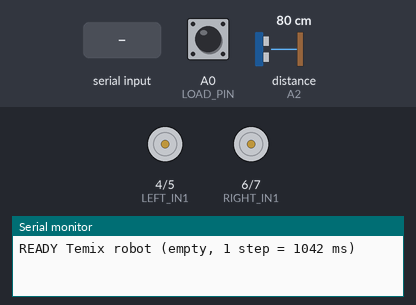
A sketch run on a simulated Arduino Uno, built with avr-gcc and run on an emulated ATmega328P. On the bench: motor-driver pin pairs drawn as motors (green arrow = first pin HIGH = forward, orange = second pin HIGH = backward, longer = more drive, scaled by the enable pin), the last lines printed to the serial monitor. The test bench sets the inputs (shaded band); at power-on: A0 (LOAD_PIN) HIGH, distance to the obstacle (sensor on A2) 80 cm. The echo pulse lasts 58.3 µs per cm.

Above: at 1.2 s.
1.3 s: "B\n" received over Serial
At 2.1 s:
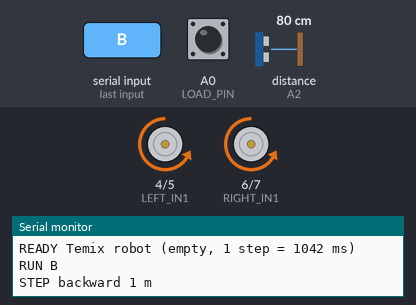
3.8 s: "F\n" received over the second serial link
At 4.3 s:
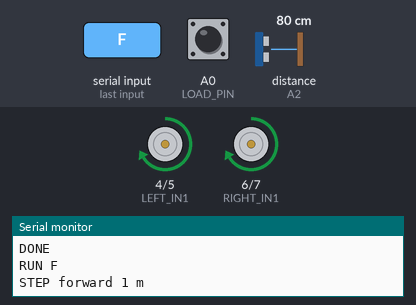
6.4 s: "L\n" received over Serial
At 7.2 s:
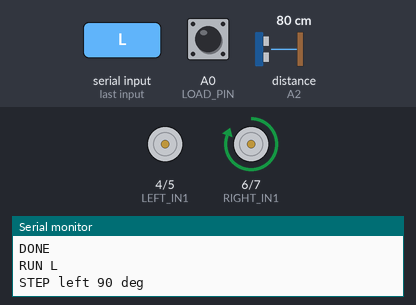
8.9 s: "R\n" received over Serial
At 9.6 s:
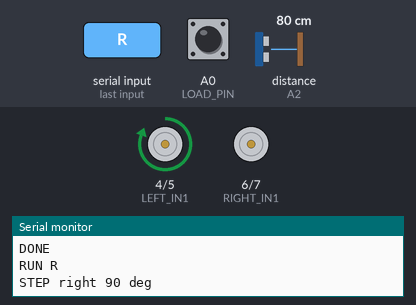
Timing chart, 0 to 11.9 s (numbered marks = the images above; inputs shaded):
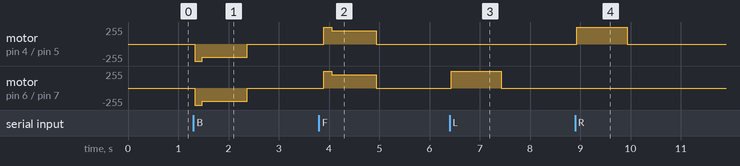

The sketch:

temix_robot.ino
```cpp
/*
  Temix Robot - Arduino firmware
  ------------------------------
  Receives a command string from the Temix app (over Bluetooth or USB) and drives the robot.

    F = forward 1 metre        B = backward 1 metre
    R = turn right 90 degrees  L = turn left 90 degrees
    X = emergency stop (can be sent while the robot is moving)

  Repeated letters are merged, so "FFFRFFFLLBB" runs as:
    forward 3 m -> right 90 -> forward 3 m -> left 180 -> backward 2 m

  Every command string must end with a newline ('\n'); the app does this for you.

  Hardware (change the pin numbers below if you wire it differently):
    - Arduino Uno / Nano
    - L298N dual motor driver + 2 DC gear motors (left and right wheels)
    - HC-05 or HC-06 Bluetooth module (for phone / PC wireless)
    - HC-SR04 ultrasonic sensor on the front (obstacle stop)
    - USB cable also works (for PC), no Bluetooth module needed.

  Wiring:
    L298N ENA -> D3     L298N IN1 -> D4     L298N IN2 -> D5     (left motor)
    L298N ENB -> D9     L298N IN3 -> D6     L298N IN4 -> D7     (right motor)
    L298N GND -> Arduino GND (common ground is required!)
    HC-05/06 VCC -> 5V      HC-05/06 GND -> GND
    HC-05/06 TXD -> D10
    HC-05/06 RXD <- D11 through a voltage divider, because the module's RX pin is 3.3 V:
                   D11 --[1k]--+-- RXD
                               |
                              [2k]
                               |
                              GND
    (HC-05 only: leave the EN/KEY pin unconnected so it starts in normal data mode.)
    HC-SR04 VCC -> 5V   HC-SR04 GND -> GND   HC-SR04 Trig -> A1   HC-SR04 Echo -> A2
    Brick switch: wire A0 to GND while carrying the brick (see CARRYING A BRICK).

  The HC-05/06 talks at 9600 baud by default. If you changed it with AT commands,
  change BT_BAUD below to match.

  Pairing: in your phone/PC Bluetooth settings, pair with "HC-05" or "HC-06"
  (PIN 1234 or 0000). Then press Bluetooth in the Temix app and pick it.

  REMOTE CONTROL: lines starting with '!' drive the robot directly while a button is held:
    !F200  forward at speed 200 (0-255)   !B200  backward
    !L200  turn left                      !R200  turn right
    !S     stop
  The app repeats the command every 200 ms while the button is held. If nothing arrives
  for REMOTE_TIMEOUT_MS (e.g. Bluetooth dropped), the robot stops by itself.

  OBSTACLE STOP: while driving forward (terminal or remote), the ultrasonic sensor checks the
  way ahead about 20 times a second. If something is closer than OBSTACLE_CM the robot brakes
  and reports "OBSTACLE 23 cm". Backward and turns still work, so you can steer away.
  Soft things (cushions, clothes) absorb sound and may not be seen.

  TURNS pivot on one wheel: L = left wheel held still + right wheel forward,
                            R = right wheel held still + left wheel forward.

  DISTANCE is worked out from wheel revolutions:
    one F / B = STEP_CM of travel = STEP_CM / wheel circumference revolutions
    time      = revolutions x MS_PER_REV (time for one wheel revolution)
  With a 10 cm wheel radius, one revolution = 62.8 cm, so 1 m = 1.59 revolutions.

  CARRYING A BRICK: a load slows the motors, so there is a second revolution time for it.
    Put a wire (or a small switch) from pin A0 to GND when the brick is on the car.
    No wire = empty. The robot says which one it is using when it starts ("READY ... empty").

  CALIBRATION: the robot has no wheel sensors, so distance and angle are timed.
    1. Straight: send "F". If it drifts sideways, adjust LEFT_TRIM / RIGHT_TRIM.
    2. Distance (empty): send "F", measure how far it went in cm, then
         new MS_PER_REV_EMPTY = old MS_PER_REV_EMPTY x 100 / cm travelled
    3. Distance (with the brick, A0 wired to GND): same, for MS_PER_REV_LOADED.
    4. Turns: send "RRRR" and adjust MS_PER_90_DEG until it ends facing the way it started
       (turned too far -> smaller number, not far enough -> bigger).
*/

#include <SoftwareSerial.h>

// ---------------- Car measurements ----------------
const float WHEEL_RADIUS_CM = 10.0;        // car: 37 cm long, 13 cm wide, 10 cm wheel radius
const float STEP_CM = 100.0;               // distance of one F or B (the app's grid assumes 1 m)

// ---------------- Calibration (tune these for your robot) ----------------
const unsigned long MS_PER_REV_EMPTY  = 655;  // one wheel revolution at DRIVE_SPEED, no load
                                              // (measured: 1 m = 1.59 rev in 1042 ms -> 655)
const unsigned long MS_PER_REV_LOADED = 655;  // same, carrying the brick - measure and change
const uint8_t LOAD_PIN = A0;               // wire A0 to GND when carrying the brick
const unsigned long MS_PER_90_DEG = 1000;  // time to turn 90 degrees at TURN_SPEED (one wheel
                                           // stopped, the other driving forward)
const uint8_t DRIVE_SPEED = 200;           // 0-255 motor power when driving
const uint8_t TURN_SPEED  = 255;           // 0-255 motor power for the moving wheel when turning

// Straight-line trim. Two "identical" motors never run at exactly the same speed, so the
// car drifts. If it drifts RIGHT, the left wheel is faster: lower LEFT_TRIM (e.g. 0.92).
// If it drifts LEFT, lower RIGHT_TRIM. Change in small steps (0.03-0.05) until it goes straight.
const float LEFT_TRIM  = 1.00;
const float RIGHT_TRIM = 1.00;
const unsigned long KICK_MS = 150;         // full power for this long at the start of each move,
                                           // to break the motors free from standstill
const unsigned long PAUSE_MS = 200;        // short stop between steps (reduces skidding)
const unsigned long REMOTE_TIMEOUT_MS = 600;  // remote control: stop if the app goes quiet

// ---------------- Obstacle sensor (HC-SR04) ----------------
const bool USE_ULTRASONIC = true;          // set to false to drive without the sensor
const uint8_t US_TRIG = A1, US_ECHO = A2;
const unsigned int OBSTACLE_CM = 40;       // stop when something is closer than this. The car
                                           // covers ~1 m per second, so it needs room to brake.
const unsigned long US_INTERVAL_MS = 50;   // time between distance readings

// If a wheel spins the wrong way, flip its setting here instead of rewiring.
const bool INVERT_LEFT  = false;
const bool INVERT_RIGHT = false;

// ---------------- Pins ----------------
const uint8_t LEFT_EN = 3, LEFT_IN1 = 4, LEFT_IN2 = 5;    // ENA must be a PWM pin (3 is)
const uint8_t RIGHT_EN = 9, RIGHT_IN1 = 6, RIGHT_IN2 = 7;  // ENB must be a PWM pin (9 is)
const uint8_t BT_RX = 10, BT_TX = 11;   // Arduino pins wired to the module's TXD / RXD
const long BT_BAUD = 9600;

SoftwareSerial bt(BT_RX, BT_TX);

const uint8_t MAX_CMD_LEN = 64;
char cmd[MAX_CMD_LEN + 1];
uint8_t cmdLen = 0;
bool cmdOverflow = false;

bool remoteActive = false;          // true while a remote-control button is held
unsigned long lastRemoteMs = 0;
char remoteDir = 0;                 // direction currently being driven by the remote
int remoteLeft = 0, remoteRight = 0, remoteSpeed = 0;
unsigned long kickUntil = 0;        // remote: full power until this time, then remoteSpeed

unsigned int distanceCm = 0;        // last ultrasonic reading (0 = nothing in range)
uint8_t closeReadings = 0;          // consecutive readings closer than OBSTACLE_CM
unsigned long lastPingMs = 0;
unsigned long lastObstacleReplyMs = 0;

// ---------------- Messages back to the app ----------------
// Replies go to both USB and Bluetooth so whichever one the app uses sees them.
void reply(const String &msg) {
  Serial.println(msg);
  bt.println(msg);
}

// ---------------- Motors ----------------
// dir: +1 forward, -1 backward, 0 = brake (wheel held still, so it can't be dragged along)
void setMotor(uint8_t en, uint8_t in1, uint8_t in2, int dir, uint8_t speed, bool invert, float trim) {
  if (invert) dir = -dir;
  if (dir == 0) {
    // L298N brake: both inputs the same with the enable pin on.
    digitalWrite(in1, LOW);
    digitalWrite(in2, LOW);
    analogWrite(en, 255);
    return;
  }
  digitalWrite(in1, dir > 0 ? HIGH : LOW);
  digitalWrite(in2, dir < 0 ? HIGH : LOW);
  analogWrite(en, (uint8_t)constrain(speed * trim, 0, 255));
}

void drive(int left, int right, uint8_t speed) {
  setMotor(LEFT_EN, LEFT_IN1, LEFT_IN2, left, speed, INVERT_LEFT, LEFT_TRIM);
  setMotor(RIGHT_EN, RIGHT_IN1, RIGHT_IN2, right, speed, INVERT_RIGHT, RIGHT_TRIM);
}

void stopMotors() { drive(0, 0, 0); }

// Direction of each wheel for a command letter. Turns pivot on one wheel:
//   L = left wheel stopped, right wheel forward      R = right wheel stopped, left wheel forward
void wheelsFor(char c, int &left, int &right) {
  switch (c) {
    case 'F': left =  1; right =  1; break;
    case 'B': left = -1; right = -1; break;
    case 'L': left =  0; right =  1; break;
    case 'R': left =  1; right =  0; break;
    default:  left =  0; right =  0; break;
  }
}

// ---------------- Distance ----------------
bool carryingLoad() { return digitalRead(LOAD_PIN) == LOW; }   // A0 wired to GND = brick on

// Milliseconds to drive one F / B step, from wheel revolutions.
unsigned long msPerStep() {
  const float circumferenceCm = 2.0 * PI * WHEEL_RADIUS_CM;     // 62.8 cm for a 10 cm radius
  const float revolutions = STEP_CM / circumferenceCm;         // 1.59 rev for 1 m
  unsigned long msPerRev = carryingLoad() ? MS_PER_REV_LOADED : MS_PER_REV_EMPTY;
  return (unsigned long)(revolutions * msPerRev + 0.5);
}

// ---------------- Obstacle sensor ----------------
// One HC-SR04 reading in cm. 0 = nothing within ~4 m (or no sensor connected).
unsigned int readDistanceCm() {
  digitalWrite(US_TRIG, LOW);
  delayMicroseconds(2);
  digitalWrite(US_TRIG, HIGH);
  delayMicroseconds(10);
  digitalWrite(US_TRIG, LOW);
  unsigned long echoUs = pulseIn(US_ECHO, HIGH, 25000UL);   // gives up after ~4 m
  return echoUs == 0 ? 0 : (unsigned int)(echoUs / 58);
}

// Takes a new reading every US_INTERVAL_MS. Two close readings in a row are needed, so one
// stray echo doesn't stop the car.
void updateDistance() {
  if (!USE_ULTRASONIC || millis() - lastPingMs < US_INTERVAL_MS) return;
  lastPingMs = millis();
  distanceCm = readDistanceCm();
  if (distanceCm > 0 && distanceCm < OBSTACLE_CM) { if (closeReadings < 255) closeReadings++; }
  else closeReadings = 0;
}

bool obstacleAhead() {
  updateDistance();
  return USE_ULTRASONIC && closeReadings >= 2;
}

// Fresh check before starting to drive forward (doesn't wait for the next reading slot).
bool obstacleNow() {
  if (!USE_ULTRASONIC) return false;
  closeReadings = 0;
  for (uint8_t i = 0; i < 2; i++) {
    lastPingMs = 0;               // force a reading now
    updateDistance();
    delay(30);                    // let the last echo die away
  }
  return closeReadings >= 2;
}

void reportObstacle() {
  reply(String("OBSTACLE ") + distanceCm + " cm");
  lastObstacleReplyMs = millis();
}

// ---------------- Stop handling ----------------
// Returns true if an 'X' (stop) arrived on either port. Other bytes received while
// moving are discarded - the app waits for DONE before sending the next program.
bool stopRequested() {
  bool stop = false;
  while (Serial.available()) { char c = Serial.read(); if (c == 'X' || c == 'x') stop = true; }
  while (bt.available())     { char c = bt.read();     if (c == 'X' || c == 'x') stop = true; }
  return stop;
}

bool obstacleStopped = false;   // set when waitOrStop stopped because of an obstacle

// Waits ms milliseconds while watching for a stop (and, going forward, for obstacles).
// Returns false if stopped.
bool waitOrStop(unsigned long ms, bool watchAhead) {
  unsigned long start = millis();
  while (millis() - start < ms) {
    if (stopRequested()) { stopMotors(); return false; }
    if (watchAhead && obstacleAhead()) { stopMotors(); obstacleStopped = true; return false; }
  }
  return true;
}

// ---------------- Running a program ----------------
bool isValidCommand(char c) { return c == 'F' || c == 'B' || c == 'L' || c == 'R'; }

void runProgram(char *p) {
  remoteActive = false;
  remoteDir = 0;
  kickUntil = 0;

  // Normalise: uppercase, drop spaces, and validate before moving anything.
  uint8_t n = 0;
  for (uint8_t i = 0; p[i]; i++) {
    char c = toupper(p[i]);
    if (c == ' ' || c == '\t') continue;
    if (c == 'X') { stopMotors(); reply("STOPPED"); return; }
    if (!isValidCommand(c)) {
      reply(String("ERR unknown command '") + p[i] + "' - use F, B, L, R");
      return;
    }
    p[n++] = c;
  }
  p[n] = '\0';
  if (n == 0) return;

  reply(String("RUN ") + p);

  uint8_t i = 0;
  while (i < n) {
    char c = p[i];
    uint8_t count = 0;
    while (i < n && p[i] == c) { count++; i++; }   // merge repeats: FFF -> 3 m

    bool forward = (c == 'F');
    if (forward && obstacleNow()) {                 // don't even start into a wall
      reportObstacle();
      reply("STOPPED");
      return;
    }

    switch (c) {
      case 'F': reply(String("STEP forward ") + count + " m"); break;
      case 'B': reply(String("STEP backward ") + count + " m"); break;
      case 'R': reply(String("STEP right ") + (count * 90) + " deg"); break;
      case 'L': reply(String("STEP left ") + (count * 90) + " deg"); break;
    }
    int left, right;
    wheelsFor(c, left, right);
    bool turning = (c == 'L' || c == 'R');
    unsigned long duration = (turning ? MS_PER_90_DEG : msPerStep()) * count;

    // Kick: full power briefly so the wheels actually start turning on the floor.
    obstacleStopped = false;
    drive(left, right, 255);
    bool ok = waitOrStop(min(KICK_MS, duration), forward);
    if (ok && duration > KICK_MS) {
      drive(left, right, turning ? TURN_SPEED : DRIVE_SPEED);
      ok = waitOrStop(duration - KICK_MS, forward);
    }
    stopMotors();
    if (!ok && obstacleStopped) reportObstacle();
    if (!ok || !waitOrStop(PAUSE_MS, false)) { reply("STOPPED"); return; }
  }

  reply("DONE");
}

// ---------------- Remote control ----------------
// c is the text after '!', e.g. "F200" or "S". No reply is sent - these arrive 5 times a second.
void handleRemote(const char *c) {
  char dir = toupper(c[0]);
  int speed = atoi(c + 1);
  if (speed <= 0 || speed > 255) speed = DRIVE_SPEED;

  if (dir != 'F' && dir != 'B' && dir != 'L' && dir != 'R') {   // 'S' or anything unknown
    stopMotors(); remoteActive = false; remoteDir = 0; return;
  }

  // Blocked ahead: refuse to drive forward (backward and turns are still allowed).
  if (dir == 'F' && obstacleAhead()) {
    stopMotors();
    remoteActive = false;
    remoteDir = 0;
    if (millis() - lastObstacleReplyMs > 1000) reportObstacle();   // don't flood the app
    return;
  }

  if ((dir == 'L' || dir == 'R') && speed < TURN_SPEED) speed = TURN_SPEED;   // turning needs full power
  int left, right;
  wheelsFor(dir, left, right);

  remoteLeft = left; remoteRight = right; remoteSpeed = speed;
  if (!remoteActive || dir != remoteDir) {
    // New move: kick at full power first (loop() drops to remoteSpeed after KICK_MS).
    drive(left, right, 255);
    kickUntil = millis() + KICK_MS;
  } else if ((long)(millis() - kickUntil) >= 0) {
    drive(left, right, speed);   // same button still held: keep going (speed may have changed)
  }
  remoteDir = dir;
  remoteActive = true;
  lastRemoteMs = millis();
}

// ---------------- Reading commands ----------------
void readFrom(Stream &port) {
  while (port.available()) {
    char c = port.read();
    if (c == '\n' || c == '\r') {
      if (cmdOverflow) reply(String("ERR command too long (max ") + MAX_CMD_LEN + " letters)");
      else if (cmdLen > 0) {
        cmd[cmdLen] = '\0';
        if (cmd[0] == '!') handleRemote(cmd + 1);
        else runProgram(cmd);
      }
      cmdLen = 0;
      cmdOverflow = false;
    } else if (cmdLen < MAX_CMD_LEN) {
      cmd[cmdLen++] = c;
    } else {
      cmdOverflow = true;
    }
  }
}

void setup() {
  pinMode(LEFT_EN, OUTPUT);  pinMode(LEFT_IN1, OUTPUT);  pinMode(LEFT_IN2, OUTPUT);
  pinMode(RIGHT_EN, OUTPUT); pinMode(RIGHT_IN1, OUTPUT); pinMode(RIGHT_IN2, OUTPUT);
  stopMotors();
  pinMode(LOAD_PIN, INPUT_PULLUP);   // unconnected = empty, wired to GND = carrying the brick
  pinMode(US_TRIG, OUTPUT);
  pinMode(US_ECHO, INPUT);
  digitalWrite(US_TRIG, LOW);

  Serial.begin(9600);   // USB
  bt.begin(BT_BAUD);    // HC-05 / HC-06
  reply(String("READY Temix robot (") + (carryingLoad() ? "loaded" : "empty") +
        ", 1 step = " + msPerStep() + " ms)");
}

void loop() {
  readFrom(Serial);
  readFrom(bt);

  // Safety: stop if the remote went quiet (button released without a stop, or link lost).
  if (remoteActive && millis() - lastRemoteMs > REMOTE_TIMEOUT_MS) {
    stopMotors();
    remoteActive = false;
    remoteDir = 0;
  }

  // Remote driving forward into something: brake.
  if (remoteActive && remoteDir == 'F' && obstacleAhead()) {
    stopMotors();
    remoteActive = false;
    remoteDir = 0;
    reportObstacle();
  }

  // Remote: end of the start-up kick - settle to the chosen speed.
  if (remoteActive && kickUntil && (long)(millis() - kickUntil) >= 0) {
    drive(remoteLeft, remoteRight, remoteSpeed);
    kickUntil = 0;
  }
}
```

Measured:
- after the input at 1.3 s, motor on pin 4 (LEFT_IN1) / pin 5 (LEFT_IN2), motor on pin 6 (RIGHT_IN1) / pin 7 (RIGHT_IN2): stopped → backward 255/255 at once, → backward 200/255 0.15 s later, → stopped 0.89 s later
- after the input at 3.8 s, motor on pin 4 (LEFT_IN1) / pin 5 (LEFT_IN2), motor on pin 6 (RIGHT_IN1) / pin 7 (RIGHT_IN2): stopped → forward 255/255 after 0.10 s, → forward 200/255 0.16 s later, → stopped 0.89 s later
- after the input at 6.4 s, motor on pin 6 (RIGHT_IN1) / pin 7 (RIGHT_IN2): stopped → forward 255/255 at once, → stopped 1.0 s later
- after the input at 8.9 s, motor on pin 4 (LEFT_IN1) / pin 5 (LEFT_IN2): stopped → forward 255/255 at once, → stopped 1.0 s later
